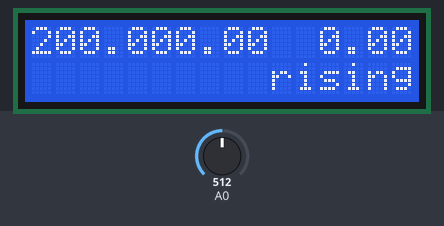
Bench run of a sketch on a simulated Arduino Uno, built with avr-gcc and run on an emulated ATmega328P. Shown: 16×2 character LCD. The inputs (shaded band) are chosen by the test bench; at power-on: A0 = 512.

Above: at 1.2 s.
1.3 s: A0 set to 306
At 4.8 s:
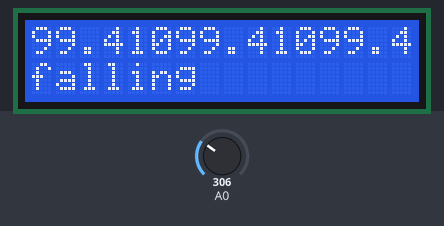
5.9 s: A0 set to 122
At 7.2 s:
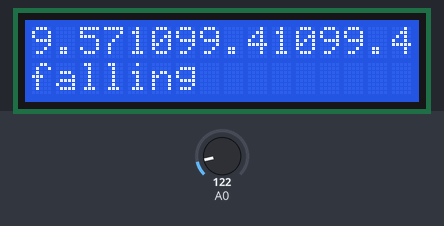
9.1 s: A0 set to 0
At 14.2 s:
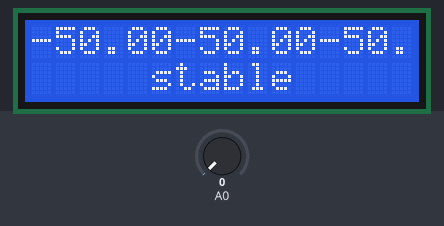
Timing chart, 0 to 15.7 s (numbered marks = the images above; inputs shaded):
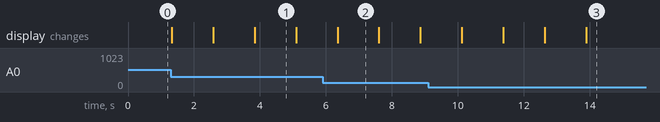

Measured:
- after the input at 5.9 s, the display: changes after 0.45 s (image 2)
- after the input at 9.1 s, the display: first changes after 1.0 s (image 3 shows a later state)
- what the display in image 1 shows lasts 1.3 s, from 3.8 s to 5.1 s

The sketch:

Lab11_Task1.ino
```cpp
//
//                        Lab11_Task1
//
//
//Name: Keaton Raymond and Amyleila Mejia
//Date:11/5/2019
//Class: ECE 1001-005
//
//
//Problem Statement:
//display 3 temperatures from newest to oldest with the newest being on the left
//if the average of the three temps is .15 deg higher compared to the previous avg
//display rising on the right side of the botttom row
//if the average is .15 deg lower compared to the previous avg display falling
//on the left side of the bottom row
//if it is within .15 of the previous avg display stable in the middle
//delay 1.25 sec between each temp read
//
//
//              ^^^^ Algorithm ^^^^
//
//    define and initialize variables
//      float voltage, tempRead, temp1-3, old avg, new avg
//      initialize lcd
//
//    setup function
//      setup lcd
//      pinMode(A0, INPUT) (temp sensor)
//
//    loop function
//      read voltage and convert to deg celsius
//      temp3 = temp2
//      temp2 = temp1
//      temp1 = tempRead
//
//      print the three temperatures with temp1 being on the left and temp3 being on the right
//
//      calculate new average
//      if statements comparing if the old avg is higher than the new avg and by how much
//        and what to display on the bottom row of the lcd
//
//      oldAvg = newAvg
//      delay(1250)
//

#include <LiquidCrystal.h>
LiquidCrystal lcd(13, 12, 11, 10, 9, 8);

float voltage = 0.0;
float tempRead = 0.0;
float temp1 = 0.0;    //left temp
float temp2 = 0.0;    //middle temp
float temp3 = 0.0;    //right temp
float oldAvg = 0.0;
float newAvg = 0.0;

void setup()
{
  lcd.begin(16, 2);
  lcd.clear();
  pinMode(A0, INPUT);
} //end setup

void loop()
{
  //read the temp, convert to celsius
  voltage = analogRead(A0) * 4.8828125;
  tempRead = (voltage - 500)/10;
  //move old temps over, new temp on the left
  temp3 = temp2;
  temp2 = temp1;
  temp1 = tempRead;

  //display each temp in the appropriate position
  lcd.setCursor(0,0);
  lcd.print(temp1);
  lcd.setCursor(6,0);
  lcd.print(temp2);
  lcd.setCursor(12,0);
  lcd.print(temp3);

  //calculate average temp
  newAvg = (temp1+temp2+temp3)/3;

  //if the new avg is at least .15 deg less than the previous avg, display falling on the left
  if(oldAvg - newAvg >= 0.15)
  {
    lcd.setCursor(0,1);
    lcd.print("falling         ");
  } //end if new avg is lower

  //if the new avg is at least .15 deg more than the previous avg, display rising on the right
  else if(newAvg - oldAvg >= 0.15)
  {
    lcd.setCursor(0,1);
    lcd.print("          rising");
  } //end of new avg is higher

  //if the new avg is within .15 deg than the previous avg, display stable in the middle
  else
  {
    lcd.setCursor(0,1);
    lcd.print("     stable     ");
  } //end if new avg is within 0.15

  oldAvg = newAvg;  //make the new avg the old avg so you can store it as the last average
  delay(1250);
} //end loop function
```
